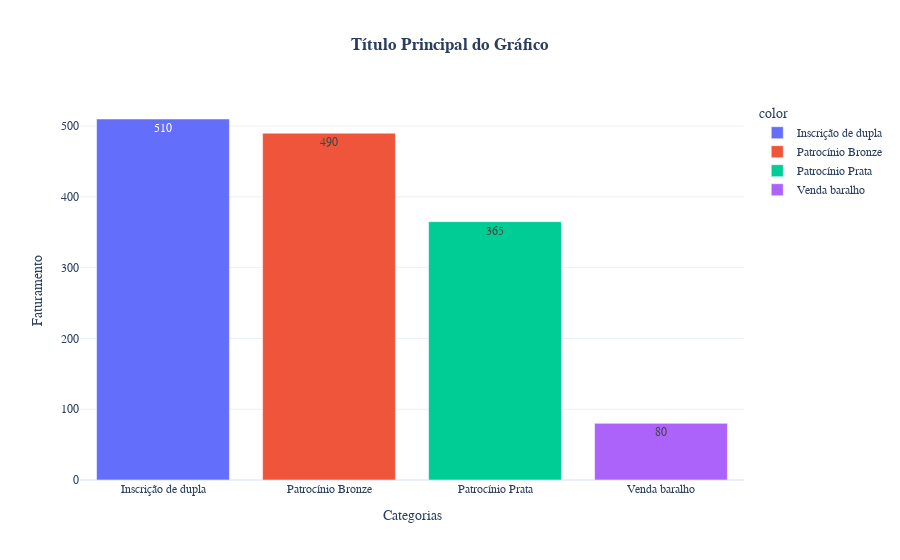

Here is the notebook cell this chart was saved with:
### Code cell
import plotly.express as px
import pandas as pd # Importado para mostrar o uso com DataFrames

# ==============================================================================
# 1. PREPARAÇÃO DOS DADOS
# ==============================================================================

# Abordagem 1: Usando listas de Python (como no exemplo mínimo)
categorias = faturamento_por_categoria.index
valores = faturamento_por_categoria.values

# Abordagem 2: Usando um DataFrame do Pandas (forma mais comum)
# df = pd.DataFrame({
#     'nome_da_coluna_categoria': categorias,
#     'nome_da_coluna_valor': valores
# })


# ==============================================================================
# 2. CRIAÇÃO E PERSONALIZAÇÃO DO GRÁFICO
# ==============================================================================

fig = px.bar(
    # --- DADOS ---
    # Se usar DataFrame: data_frame=df, x='nome_da_coluna_categoria', y='nome_da_coluna_valor'
    x=categorias,
    y=valores,
    
    # --- PERSONALIZAÇÃO PRINCIPAL ---
    title="<b>Título Principal do Gráfico</b>", # Título em negrito com tags HTML
    
    labels={
        "x": "Categorias",
        "y": "Faturamento"
    },
    
    color=categorias, # Pinta cada barra com uma cor baseada na sua categoria
    # color_discrete_sequence=px.colors.qualitative.Pastel, # Define uma paleta de cores
    
    text_auto=True, # Adiciona o valor de cada barra diretamente sobre ela
    
    orientation='v' # Orientação: 'v' para vertical (padrão), 'h' para horizontal
)

# ==============================================================================
# 3. AJUSTES FINOS DE LAYOUT (Opcional)
# ==============================================================================

fig.update_layout(
    title_x=0.5, # Centraliza o título
    xaxis_title_font_size=14,
    yaxis_title_font_size=14,
    font_family="Arial",
    template="plotly_white" # Temas visuais: "plotly_dark", "ggplot2", "seaborn", etc.
)

# ==============================================================================
# 4. EXIBIÇÃO DO GRÁFICO
# ==============================================================================

fig.show()

### Figure 1 — Plotly figure (JSON) as saved in the notebook; plotly's stock layout.template omitted (floating-point values rounded to 4 significant figures)
{"data": [{"hovertemplate": "color=Inscrição de dupla<br>Categorias=%{x}<br>Faturamento=%{y}<extra></extra>", "legendgroup": "Inscrição de dupla", "marker": {"color": "#636efa", "pattern": {"shape": ""}}, "name": "Inscrição de dupla", "orientation": "v", "showlegend": true, "textposition": "auto", "texttemplate": "%{y}", "type": "bar", "x": ["Inscrição de dupla"], "xaxis": "x", "y": [510.0], "yaxis": "y"}, {"hovertemplate": "color=Patrocínio Bronze<br>Categorias=%{x}<br>Faturamento=%{y}<extra></extra>", "legendgroup": "Patrocínio Bronze", "marker": {"color": "#EF553B", "pattern": {"shape": ""}}, "name": "Patrocínio Bronze", "orientation": "v", "showlegend": true, "textposition": "auto", "texttemplate": "%{y}", "type": "bar", "x": ["Patrocínio Bronze"], "xaxis": "x", "y": [490.0], "yaxis": "y"}, {"hovertemplate": "color=Patrocínio Prata<br>Categorias=%{x}<br>Faturamento=%{y}<extra></extra>", "legendgroup": "Patrocínio Prata", "marker": {"color": "#00cc96", "pattern": {"shape": ""}}, "name": "Patrocínio Prata", "orientation": "v", "showlegend": true, "textposition": "auto", "texttemplate": "%{y}", "type": "bar", "x": ["Patrocínio Prata"], "xaxis": "x", "y": [365.0], "yaxis": "y"}, {"hovertemplate": "color=Venda baralho<br>Categorias=%{x}<br>Faturamento=%{y}<extra></extra>", "legendgroup": "Venda baralho", "marker": {"color": "#ab63fa", "pattern": {"shape": ""}}, "name": "Venda baralho", "orientation": "v", "showlegend": true, "textposition": "auto", "texttemplate": "%{y}", "type": "bar", "x": ["Venda baralho"], "xaxis": "x", "y": [80.0], "yaxis": "y"}], "layout": {"barmode": "relative", "font": {"family": "Arial"}, "legend": {"title": {"text": "color"}, "tracegroupgap": 0}, "title": {"text": "<b>Título Principal do Gráfico</b>", "x": 0.5}, "xaxis": {"anchor": "y", "domain": [0, 1], "title": {"font": {"size": 14}, "text": "Categorias"}}, "yaxis": {"anchor": "x", "domain": [0, 1], "title": {"font": {"size": 14}, "text": "Faturamento"}}}}
